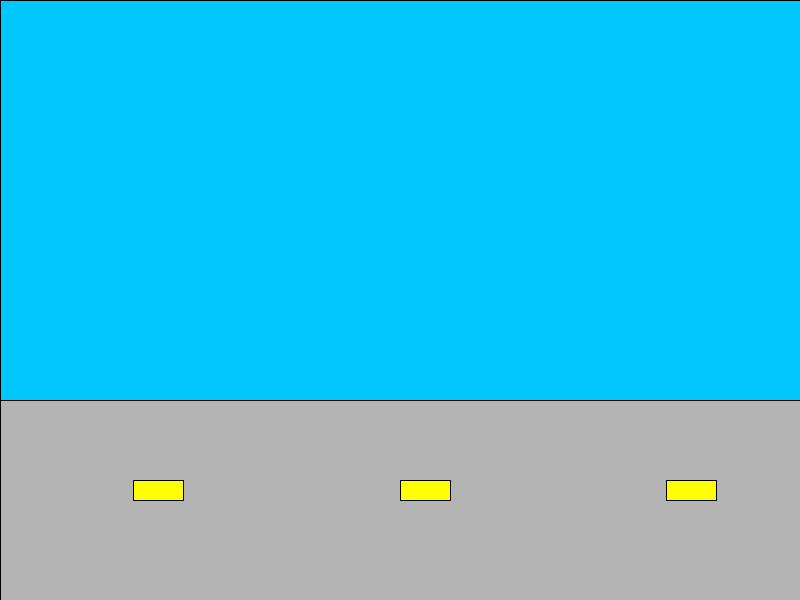
Frame 1 (no input)
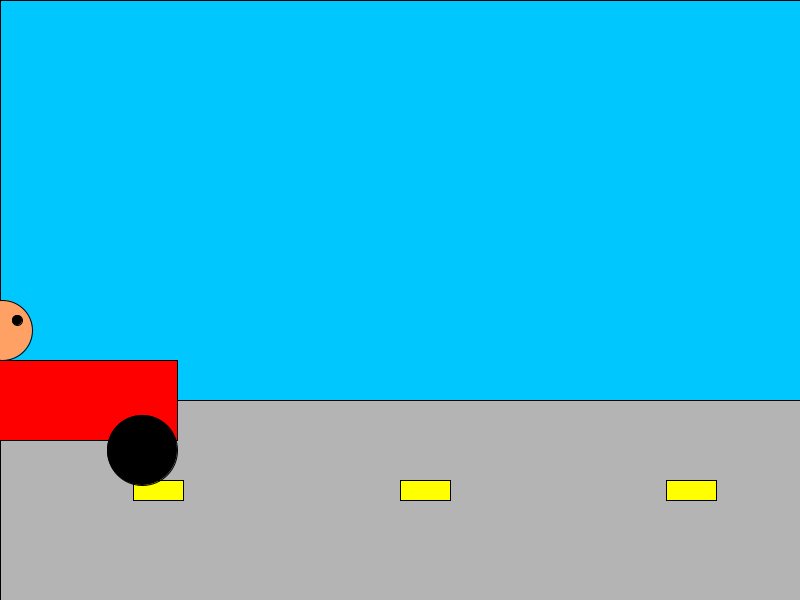
Frame 60 (the mouse pressed at the canvas centre just before this capture)
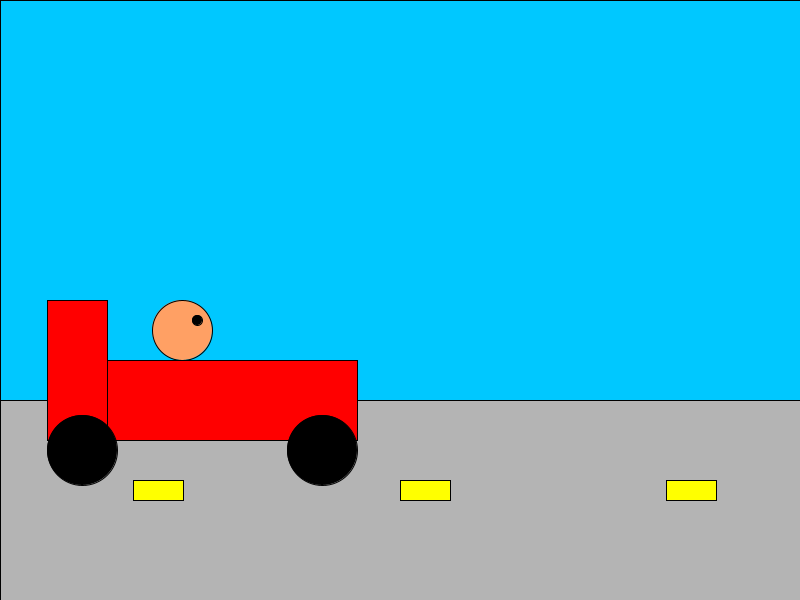
Frame 120 (the mouse held since frame 60 and released just before this capture)

The Processing sketch that drew these frames (run headless with seeded random() and noise(); from frame 60 on, the mouse is pressed at the canvas centre):

// Processing sketch: processing_73207
// ── processing_73207.pde

//////////////////////////////////////////////////////////////////////
//Dylan Murphy
//9/30/12
//Race Car
//Press any key to start or stop the car's motion.
//The above instructions are printed when the program runs.
//////////////////////////////////////////////////////////////////////

void setup() {
  
  //Sets window size and prints user instructions
  size (800, 600);
  println(instructions());
}

//Sets global variables
int carBodyX = -125;
final int CAR_BODY_Y = 400;
int carSeatX = -280;
int carSeatY = CAR_BODY_Y- 30;
int backWheelX = -275;
int wheelY = CAR_BODY_Y + 50;
int frontWheelX = -35;
int driverHeadX = -175;
int driverHeadY = CAR_BODY_Y - 70;
int driverEyeX = -160;
int driverEyeY = CAR_BODY_Y - 80;
boolean motionSwitch = true;

void draw() {
  
  //Draws the program as a whole
  drawScene();
  drawCar();
  drawDriver();
  carMoves ();
  
  
  
}

void keyPressed () {
  
  //Allows motion to be controlled by keyboard
  motionSwitch = !motionSwitch;
  
  
}

void drawCar() {
  
  //Sets variable for wheel measurements
  int wheelMeasure = 70;
  
  //Draw the car
  rectMode (CENTER);
  fill (255, 0, 0);
  rect (carBodyX, CAR_BODY_Y, 250, 80);
  rect (carSeatX, carSeatY, 60, 140);
  fill (0);
  ellipse (backWheelX, wheelY, wheelMeasure, wheelMeasure);
  ellipse (frontWheelX, wheelY, wheelMeasure, wheelMeasure);
}
  
void drawDriver() {
  
  //Draw the driver
  fill (255, 160, 100);
  ellipse (driverHeadX, driverHeadY, 60, 60);
  fill (0);
  ellipse (driverEyeX, driverEyeY, 10, 10);  
}

void drawScene() {
  
  //Draw the road and sky
  rectMode (CORNER);
  fill (0, 200, 255);
  rect (0, 0, width, 400);
  fill (180);
  rect (0, 400, 800, 200);
  fill (255, 255, 0);
  rect (width/6, 480, 50, 20);
  rect (width/2, 480, 50, 20);
  rect ((5* width)/6, 480, 50, 20);
}

void carMoves () {
  
  //Sets how the car moves
  if (motionSwitch) {
    carBodyX = (carBodyX + 3);
    carSeatX = (carSeatX + 3);
    backWheelX = (backWheelX + 3);
    frontWheelX = (frontWheelX + 3);
    driverHeadX = (driverHeadX + 3);
    driverEyeX = (driverEyeX + 3);
  }
}

//Sets instructions to be printed to user
String instructions () {
  return ("Press any key to start or stop the car's motion.");
}
